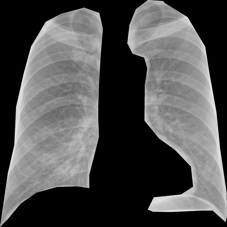
#> input picture input/roi/normal/CHNCXR_0006_0.png, 227 x 227 px, found by its file name; its folder holds only this picture in this run
$ python fix_and_analyze_ood_images.py
#> lines starting #> are read from the running program, lines starting #| are printed output that depends on the picture
#!/usr/bin/env python3
"""
Fix and analyze OOD (CXR) images for ID/OOD evaluation
This script:
1. Analyzes ROI and CXR images in detail
2. Fixes CXR images (OOD) only (model trained on ROI, so ROI kept as-is)
3. Provides detailed statistics and visualizations
4. Detects and fixes inverted images
5. Ensures consistent image sizes and formats
"""

import os
import sys
import numpy as np
from PIL import Image
import matplotlib.pyplot as plt
from pathlib import Path
import json
from collections import defaultdict

# Configuration
ROI_DIR = 'input/resized/roi'
CXR_DIR = 'input/resized/cxr'
OUTPUT_DIR = 'results/image_analysis'
TARGET_SIZE = (227, 227)
CREATE_BACKUP = True
BACKUP_DIR = 'input/resized/backup_cxr'

# Create output directory
os.makedirs(OUTPUT_DIR, exist_ok=True)

def analyze_image(img_path, is_roi=True):
    """Analyze a single image and return statistics"""
    try:
        img = Image.open(img_path)
        img_array = np.array(img.convert('L'))

        stats = {
            'path': img_path,
            'size': img_array.shape,
            'mean_intensity': float(img_array.mean()),
            'std_intensity': float(img_array.std()),
            'min_intensity': int(img_array.min()),
            'max_intensity': int(img_array.max()),
            'non_zero_pixels': int(np.count_nonzero(img_array)),
            'non_zero_ratio': float(np.count_nonzero(img_array) / img_array.size),
            'is_inverted': False,
            'needs_fix': False,
            'fixes_applied': []
        }

        # Check if inverted (very dark images)
        if stats['mean_intensity'] < 10:
            img_inverted = 255 - img_array
            mean_inverted = img_inverted.mean()

            if is_roi:
                # ROI should be darker (~20-50), but not too dark
                if mean_inverted > 50:
                    stats['is_inverted'] = True
                    stats['needs_fix'] = True
            else:
                # CXR should be brighter (~80-150)
                if mean_inverted > 100:
                    stats['is_inverted'] = True
                    stats['needs_fix'] = True

        # Check size
        if img_array.shape[:2] != TARGET_SIZE[::-1]:  # PIL uses (width, height)
            stats['needs_fix'] = True

        # Check format
        if img.mode != 'L':
            stats['needs_fix'] = True

        return stats, img_array

    except Exception as e:
        print(f"Error analyzing {img_path}: {e}")
        return None, None

def fix_cxr_image(img_path, stats):
    """Fix a CXR image based on analysis"""
    try:
        img = Image.open(img_path)
        img_array = np.array(img.convert('L'))
        fixes_applied = []

        # Fix inversion
        if stats['is_inverted']:
            img_array = 255 - img_array
            fixes_applied.append('inverted')

        # Resize
        if img_array.shape[:2] != TARGET_SIZE[::-1]:
            img = Image.fromarray(img_array, mode='L')
            img = img.resize(TARGET_SIZE, Image.LANCZOS)
            img_array = np.array(img)
            fixes_applied.append('resized')

        # Ensure uint8
        if img_array.dtype != np.uint8:
            img_array = np.clip(img_array, 0, 255).astype(np.uint8)
            fixes_applied.append('converted_to_uint8')

        # Save
        img_fixed = Image.fromarray(img_array, mode='L')
        img_fixed.save(img_path, 'PNG')

        return fixes_applied

    except Exception as e:
        print(f"Error fixing {img_path}: {e}")
        return []

def process_class(className):
    """Process all images in a class"""
    roi_class_dir = os.path.join(ROI_DIR, className)
    cxr_class_dir = os.path.join(CXR_DIR, className)

    if not os.path.exists(roi_class_dir) or not os.path.exists(cxr_class_dir):
        print(f"⚠ Directories not found for class: {className}")
        return None

    print(f"\n{'='*60}")
    print(f"Processing {className.upper()} class")
    print(f"{'='*60}")

    # Get file lists
    roi_files = sorted([f for f in os.listdir(roi_class_dir) if f.endswith('.png')])
    cxr_files = sorted([f for f in os.listdir(cxr_class_dir) if f.endswith('.png')])

    print(f"ROI files: {len(roi_files)}")
    print(f"CXR files: {len(cxr_files)}")

    # Analyze ROI images (read-only)
    print(f"\nAnalyzing ROI images (read-only)...")
    roi_stats_list = []
    roi_intensities = []

    for i, filename in enumerate(roi_files):
        img_path = os.path.join(roi_class_dir, filename)
        stats, _ = analyze_image(img_path, is_roi=True)
        if stats:
            roi_stats_list.append(stats)
            roi_intensities.append(stats['mean_intensity'])

        if (i + 1) % 50 == 0:
            print(f"  Analyzed {i + 1}/{len(roi_files)} ROI images...")

    # Analyze and fix CXR images
    print(f"\nAnalyzing and fixing CXR images...")
    cxr_stats_list = []
    cxr_intensities = []
    cxr_fixes = defaultdict(int)

    # Create backup if requested
    if CREATE_BACKUP and not os.path.exists(BACKUP_DIR):
        os.makedirs(BACKUP_DIR, exist_ok=True)
        backup_class_dir = os.path.join(BACKUP_DIR, className)
        os.makedirs(backup_class_dir, exist_ok=True)
        print(f"Created backup directory: {backup_class_dir}")

    for i, filename in enumerate(cxr_files):
        img_path = os.path.join(cxr_class_dir, filename)

        # Backup if needed
        if CREATE_BACKUP:
            backup_path = os.path.join(BACKUP_DIR, className, filename)
            if not os.path.exists(backup_path):
                import shutil
                shutil.copy2(img_path, backup_path)

        # Analyze
        stats, _ = analyze_image(img_path, is_roi=False)
        if stats:
            cxr_stats_list.append(stats)
            cxr_intensities.append(stats['mean_intensity'])

            # Fix if needed
            if stats['needs_fix']:
                fixes = fix_cxr_image(img_path, stats)
                for fix in fixes:
                    cxr_fixes[fix] += 1

        if (i + 1) % 50 == 0:
            print(f"  Processed {i + 1}/{len(cxr_files)} CXR images...")

    # Calculate statistics
    roi_mean = np.mean(roi_intensities) if roi_intensities else 0
    roi_std = np.std(roi_intensities) if roi_intensities else 0
    cxr_mean = np.mean(cxr_intensities) if cxr_intensities else 0
    cxr_std = np.std(cxr_intensities) if cxr_intensities else 0

    # Print summary
    print(f"\n{className.upper()} Class Summary:")
    print(f"  ROI:")
    print(f"    Mean intensity: {roi_mean:.2f} ± {roi_std:.2f}")
    print(f"    Range: [{min(roi_intensities):.2f}, {max(roi_intensities):.2f}]")
    print(f"  CXR:")
    print(f"    Mean intensity: {cxr_mean:.2f} ± {cxr_std:.2f}")
    print(f"    Range: [{min(cxr_intensities):.2f}, {max(cxr_intensities):.2f}]")
    print(f"  Fixes applied:")
    for fix_type, count in cxr_fixes.items():
        print(f"    {fix_type}: {count}")

    # Check intensity relationship
    if roi_mean > 0 and cxr_mean > 0:
        if roi_mean < cxr_mean:
            print(f"  ✓ Intensity relationship correct (ROI < CXR)")
        else:
            print(f"  ⚠ WARNING: ROI intensity >= CXR intensity!")
            print(f"    This may indicate a problem with image preprocessing")

    return {
        'class': className,
        'roi_stats': roi_stats_list,
        'cxr_stats': cxr_stats_list,
        'roi_mean': roi_mean,
        'roi_std': roi_std,
        'cxr_mean': cxr_mean,
        'cxr_std': cxr_std,
        'cxr_fixes': dict(cxr_fixes)
    }

def create_visualizations(all_results):
    """Create visualization plots"""
    fig, axes = plt.subplots(2, 2, figsize=(15, 12))

    # 1. Intensity distribution comparison
    ax = axes[0, 0]
    for result in all_results:
        className = result['class']
        roi_intensities = [s['mean_intensity'] for s in result['roi_stats']]
        cxr_intensities = [s['mean_intensity'] for s in result['cxr_stats']]

        ax.hist(roi_intensities, bins=30, alpha=0.5, label=f'{className} ROI', density=True)
        ax.hist(cxr_intensities, bins=30, alpha=0.5, label=f'{className} CXR', density=True)

    ax.set_xlabel('Mean Intensity')
    ax.set_ylabel('Density')
    ax.set_title('Intensity Distribution: ROI vs CXR')
    ax.legend()
    ax.grid(True, alpha=0.3)

    # 2. Mean intensity comparison
    ax = axes[0, 1]
    classes = [r['class'] for r in all_results]
    roi_means = [r['roi_mean'] for r in all_results]
    cxr_means = [r['cxr_mean'] for r in all_results]

    x = np.arange(len(classes))
    width = 0.35
    ax.bar(x - width/2, roi_means, width, label='ROI', alpha=0.8)
    ax.bar(x + width/2, cxr_means, width, label='CXR', alpha=0.8)
    ax.set_xlabel('Class')
    ax.set_ylabel('Mean Intensity')
    ax.set_title('Mean Intensity Comparison')
    ax.set_xticks(x)
    ax.set_xticklabels(classes)
    ax.legend()
    ax.grid(True, alpha=0.3, axis='y')

    # 3. Fixes applied
    ax = axes[1, 0]
    fix_types = set()
    for result in all_results:
        fix_types.update(result['cxr_fixes'].keys())

    fix_types = sorted(fix_types)
    if fix_types:
        fix_counts = {ft: sum(r['cxr_fixes'].get(ft, 0) for r in all_results) for ft in fix_types}
        ax.bar(fix_types, [fix_counts[ft] for ft in fix_types], alpha=0.8)
        ax.set_xlabel('Fix Type')
        ax.set_ylabel('Count')
        ax.set_title('Fixes Applied to CXR Images')
        ax.grid(True, alpha=0.3, axis='y')
    else:
        ax.text(0.5, 0.5, 'No fixes needed', ha='center', va='center', transform=ax.transAxes)
        ax.set_title('Fixes Applied to CXR Images')

    # 4. Intensity ratio (ROI/CXR)
    ax = axes[1, 1]
    ratios = [r['roi_mean'] / (r['cxr_mean'] + 1e-6) for r in all_results]
    ax.bar(classes, ratios, alpha=0.8)
    ax.axhline(y=1.0, color='r', linestyle='--', label='Equal intensity')
    ax.set_xlabel('Class')
    ax.set_ylabel('Intensity Ratio (ROI/CXR)')
    ax.set_title('Intensity Ratio: ROI / CXR')
    ax.legend()
    ax.grid(True, alpha=0.3, axis='y')

    plt.tight_layout()
    plt.savefig(os.path.join(OUTPUT_DIR, 'image_analysis.png'), dpi=150, bbox_inches='tight')
    print(f"\nVisualization saved to: {os.path.join(OUTPUT_DIR, 'image_analysis.png')}")
    plt.close()

def create_sample_comparison(all_results, num_samples=5):
    """Create side-by-side comparison of sample images"""
    fig, axes = plt.subplots(len(all_results), num_samples * 2, figsize=(20, 4 * len(all_results)))

    if len(all_results) == 1:
        axes = axes.reshape(1, -1)

    for class_idx, result in enumerate(all_results):
        className = result['class']
        roi_class_dir = os.path.join(ROI_DIR, className)
        cxr_class_dir = os.path.join(CXR_DIR, className)

        # Get sample files
        roi_files = sorted([f for f in os.listdir(roi_class_dir) if f.endswith('.png')])[:num_samples]
        cxr_files = sorted([f for f in os.listdir(cxr_class_dir) if f.endswith('.png')])[:num_samples]

        for sample_idx in range(num_samples):
            # ROI image
            if sample_idx < len(roi_files):
                roi_path = os.path.join(roi_class_dir, roi_files[sample_idx])
                roi_img = np.array(Image.open(roi_path).convert('L'))
                axes[class_idx, sample_idx * 2].imshow(roi_img, cmap='gray')
                axes[class_idx, sample_idx * 2].set_title(f'ROI: {roi_files[sample_idx][:20]}')
                axes[class_idx, sample_idx * 2].axis('off')

            # CXR image
            if sample_idx < len(cxr_files):
                cxr_path = os.path.join(cxr_class_dir, cxr_files[sample_idx])
                cxr_img = np.array(Image.open(cxr_path).convert('L'))
                axes[class_idx, sample_idx * 2 + 1].imshow(cxr_img, cmap='gray')
                axes[class_idx, sample_idx * 2 + 1].set_title(f'CXR: {cxr_files[sample_idx][:20]}')
                axes[class_idx, sample_idx * 2 + 1].axis('off')

    plt.suptitle('Sample Image Comparison: ROI vs CXR', fontsize=16, y=0.995)
    plt.tight_layout()
    plt.savefig(os.path.join(OUTPUT_DIR, 'sample_comparison.png'), dpi=150, bbox_inches='tight')
    print(f"Sample comparison saved to: {os.path.join(OUTPUT_DIR, 'sample_comparison.png')}")
    plt.close()

def main():
    print("="*60)
    print("FIX AND ANALYZE OOD (CXR) IMAGES")
    print("="*60)
    print(f"Strategy: Model trained on ROI, so ROI images will NOT be modified.")
    print(f"          Only CXR (OOD) images will be fixed.\n")

    classes = ['normal', 'ptb']
    all_results = []

    # Process each class
    for className in classes:
        result = process_class(className)
#> in analyze_image, img is the input picture: PIL image 227x227 L; min 0, max 238, mean 79.4
#> in process_class, `stats, _ = analyze_image(img_path, is_roi=True)`: stats = 11 items
#> in process_class, `roi_mean = np.mean(roi_intensities) if roi_intensities else 0`: roi_mean = 79.39
#> in process_class, `roi_std = np.std(roi_intensities) if roi_intensities else 0`: roi_std = 0
#> in process_class, `cxr_mean = np.mean(cxr_intensities) if cxr_intensities else 0`: cxr_mean = 79.39
#> in process_class, `cxr_std = np.std(cxr_intensities) if cxr_intensities else 0`: cxr_std = 0
#|     Mean intensity: 79.39 ± 0.00
#|     Range: [79.39, 79.39]
#|     Mean intensity: 79.39 ± 0.00
#|     Range: [79.39, 79.39]
#> result = 8 items
        if result:
            all_results.append(result)

    # Create visualizations
    if all_results:
        print(f"\n{'='*60}")
        print("Creating visualizations...")
        print(f"{'='*60}")
        create_visualizations(all_results)
#> the loop in create_visualizations, `for result in all_results:` made 2 passes
#> (className, roi_intensities, cxr_intensities) on passes 1 to 2: ('normal', [79.39], [79.39]), ('ptb', [87.48], [87.48])
#> in create_visualizations, `classes = [r['class'] for r in all_results]`: classes = ['normal', 'ptb']
#> in create_visualizations, `roi_means = [r['roi_mean'] for r in all_results]`: roi_means = [79.39, 87.48]
#> in create_visualizations, `x = np.arange(len(classes))`: x = [0, 1]
#> the loop in create_visualizations, `for result in all_results:` made 2 passes
#> after the loop in create_visualizations, `for result in all_results:`: fix_types = 0 items
#> in create_visualizations, `fix_types = sorted(fix_types)`: fix_types = []
#> in create_visualizations, `ratios = [r['roi_mean'] / (r['cxr_mean'] + 1e-6) for r in all_results]`: ratios = [1, 1]
#> in create_visualizations, `plt.savefig(os.path.join(OUTPUT_DIR, 'image_analysis.png'), dpi=150, b..`:
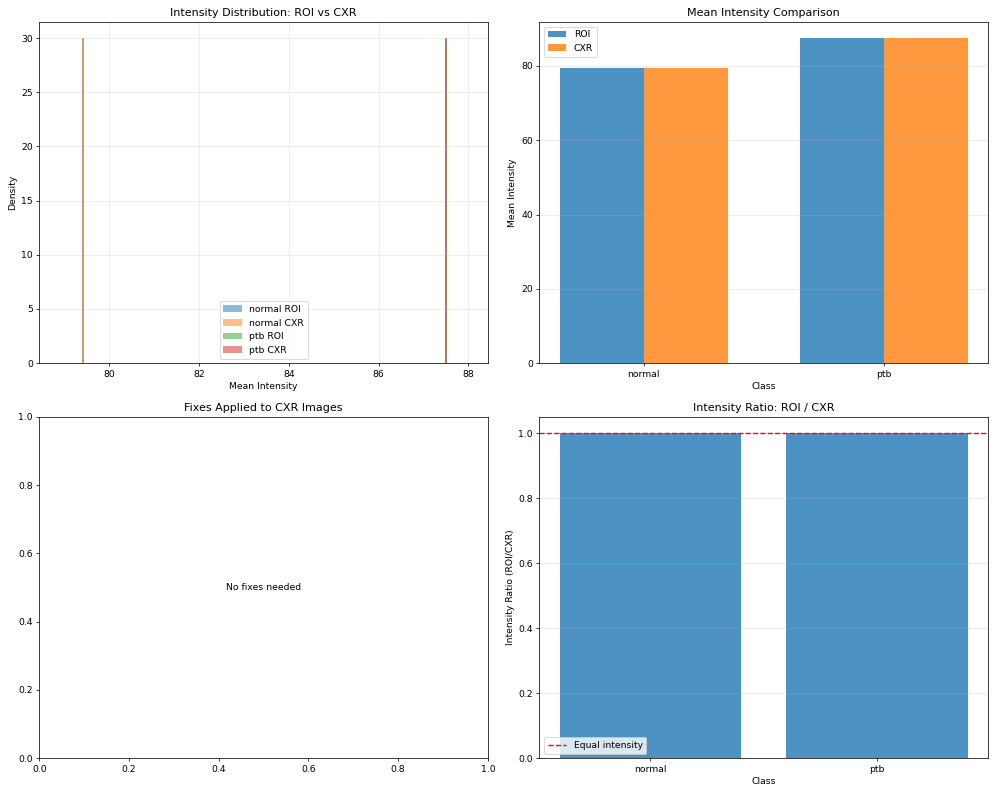
#> figure drawn by matplotlib, 3 panels; panel 1: tallest bar 30 high, from x = 79.39 to 79.42; panel 1: tallest bar 30 high, from x = 79.39 to 79.42; panel 1: tallest bar 30 high, from x = 87.48 to 87.51
        create_sample_comparison(all_results)
#> in create_sample_comparison, `className = result['class']`: className = 'normal'
#> in create_sample_comparison, `roi_files = sorted([f for f in os.listdir(roi_class_dir) if f.endswith..`: roi_files = ['CHNCXR_0006_0.png']
#> in create_sample_comparison, `plt.savefig(os.path.join(OUTPUT_DIR, 'sample_comparison.png'), dpi=150..`:
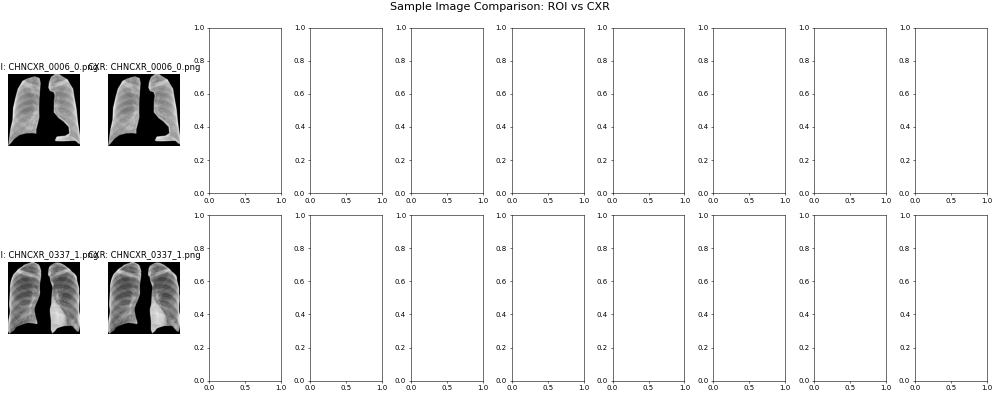
#> figure drawn by matplotlib, 4 panels

        # Save detailed statistics
        stats_file = os.path.join(OUTPUT_DIR, 'image_statistics.json')
        with open(stats_file, 'w') as f:
            # Convert numpy types to native Python types for JSON
            json_data = []
            for result in all_results:
                json_result = {
                    'class': result['class'],
                    'roi_mean': float(result['roi_mean']),
                    'roi_std': float(result['roi_std']),
                    'cxr_mean': float(result['cxr_mean']),
                    'cxr_std': float(result['cxr_std']),
                    'cxr_fixes': result['cxr_fixes']
                }
                json_data.append(json_result)
#> this loop made 2 passes
#> after the loop, json_data = 2 items
            json.dump(json_data, f, indent=2)
        print(f"Statistics saved to: {stats_file}")

    # Final summary
    print(f"\n{'='*60}")
    print("FIXING COMPLETE")
    print(f"{'='*60}")
    print(f"Summary:")
    print(f"  - ROI images: Analyzed (NOT modified - model training data)")
    print(f"  - CXR images: Fixed and standardized to:")
    print(f"    * Size: {TARGET_SIZE[0]} x {TARGET_SIZE[1]}")
    print(f"    * Format: Grayscale uint8")
    print(f"    * Inversion: Corrected if needed")
    print(f"\nResults saved to: {OUTPUT_DIR}")

if __name__ == '__main__':
    main()
